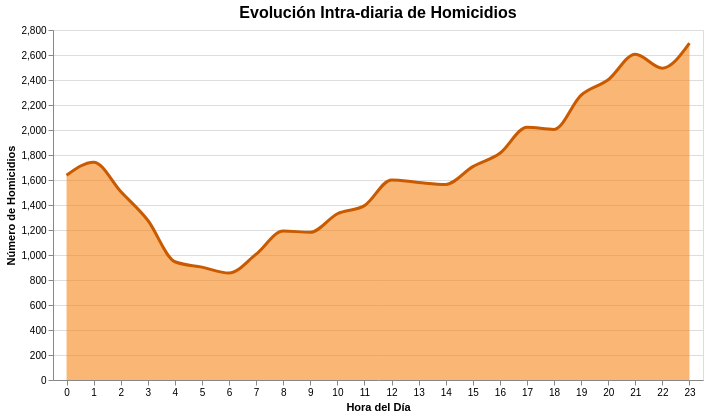

Source (notebook cell):
### Markdown cell above
# **Pregunta 2: Hora más crítica del día**

¿En qué horas del día se concentran más homicidios?
¿Existe un patrón nocturno, vespertino o matutino?

 
Enfoque analítico esperado:
Análisis de distribución temporal intra-diaria.

### Code cell
# 1. Extraer la hora del día (0-23)
df['hora_del_dia'] = df['fecha_hora_infraccion'].dt.hour

# 2. Conteo de homicidios por hora
conteo_por_hora = df['hora_del_dia'].value_counts().sort_index()
print("\n--- Conteo de Homicidios por Hora del Día ---")
print(conteo_por_hora)

# 3. Agrupar por franja horaria para ver el patrón (Madrugada, Mañana, Tarde, Noche)
def categorizar_franja_horaria(hora):
    if pd.isna(hora):
        return 'Desconocido'
    elif 0 <= hora < 6:
        return '1 - Madrugada (00:00 - 05:59)'
    elif 6 <= hora < 12:
        return '2 - Mañana (06:00 - 11:59)'
    elif 12 <= hora < 18:
        return '3 - Tarde (12:00 - 17:59)'
    else:
        return '4 - Noche (18:00 - 23:59)'

df['franja_horaria'] = df['hora_del_dia'].apply(categorizar_franja_horaria)
conteo_franja = df['franja_horaria'].value_counts().sort_index()
print("\n--- Conteo por Franja Horaria ---")
print(conteo_franja)

# 4. Visualización gráfica con Altair (Distribución por Hora)
area = alt.Chart(df_plot_hora).mark_area(
    opacity=0.6, 
    interpolate='monotone', 
    color='#F58518'
).encode(
    x=alt.X('Hora del Día:O', title='Hora del Día', axis=alt.Axis(labelAngle=0)),
    y=alt.Y('Número de Ocurrencias:Q', title='Número de Homicidios')
)

linea = alt.Chart(df_plot_hora).mark_line(
    interpolate='monotone', 
    color='#C95A00', 
    strokeWidth=3
).encode(
    x=alt.X('Hora del Día:O'),
    y=alt.Y('Número de Ocurrencias:Q'),
    tooltip=['Hora del Día', 'Número de Ocurrencias']
)

chart_hora = (area + linea).properties(
    title=alt.TitleParams('Evolución Intra-diaria de Homicidios', fontSize=16),
    width=650,
    height=350
)

chart_hora.show()

### Figure 1 — Vega-Lite specification as saved in the notebook (floating-point values rounded to 4 significant figures)
{"config": {"view": {"continuousWidth": 300, "continuousHeight": 300}}, "layer": [{"mark": {"type": "area", "color": "#F58518", "interpolate": "monotone", "opacity": 0.6}, "encoding": {"x": {"axis": {"labelAngle": 0}, "field": "Hora del Día", "title": "Hora del Día", "type": "ordinal"}, "y": {"field": "Número de Ocurrencias", "title": "Número de Homicidios", "type": "quantitative"}}}, {"mark": {"type": "line", "color": "#C95A00", "interpolate": "monotone", "strokeWidth": 3}, "encoding": {"tooltip": [{"field": "Hora del Día", "type": "quantitative"}, {"field": "Número de Ocurrencias", "type": "quantitative"}], "x": {"field": "Hora del Día", "type": "ordinal"}, "y": {"field": "Número de Ocurrencias", "type": "quantitative"}}}], "data": {"name": "data-139da62ea2538cfd140d97e8558f4d78"}, "height": 350, "title": {"text": "Evolución Intra-diaria de Homicidios", "fontSize": 16}, "width": 650, "$schema": "https://vega.github.io/schema/vega-lite/v6.1.0.json", "datasets": {"data-139da62ea2538cfd140d97e8558f4d78": [{"Hora del Día": 0.0, "Número de Ocurrencias": 1638}, {"Hora del Día": 1.0, "Número de Ocurrencias": 1743}, {"Hora del Día": 2.0, "Número de Ocurrencias": 1508}, {"Hora del Día": 3.0, "Número de Ocurrencias": 1278}, {"Hora del Día": 4.0, "Número de Ocurrencias": 946}, {"Hora del Día": 5.0, "Número de Ocurrencias": 903}, {"Hora del Día": 6.0, "Número de Ocurrencias": 856}, {"Hora del Día": 7.0, "Número de Ocurrencias": 1007}, {"Hora del Día": 8.0, "Número de Ocurrencias": 1192}, {"Hora del Día": 9.0, "Número de Ocurrencias": 1182}, {"Hora del Día": 10.0, "Número de Ocurrencias": 1330}, {"Hora del Día": 11.0, "Número de Ocurrencias": 1395}, {"Hora del Día": 12.0, "Número de Ocurrencias": 1601}, {"Hora del Día": 13.0, "Número de Ocurrencias": 1580}, {"Hora del Día": 14.0, "Número de Ocurrencias": 1564}, {"Hora del Día": 15.0, "Número de Ocurrencias": 1707}, {"Hora del Día": 16.0, "Número de Ocurrencias": 1814}, {"Hora del Día": 17.0, "Número de Ocurrencias": 2022}, {"Hora del Día": 18.0, "Número de Ocurrencias": 2005}, {"Hora del Día": 19.0, "Número de Ocurrencias": 2279}, {"Hora del Día": 20.0, "Número de Ocurrencias": 2402}, {"Hora del Día": 21.0, "Número de Ocurrencias": 2606}, {"Hora del Día": 22.0, "Número de Ocurrencias": 2495}, {"Hora del Día": 23.0, "Número de Ocurrencias": 2695}]}}
